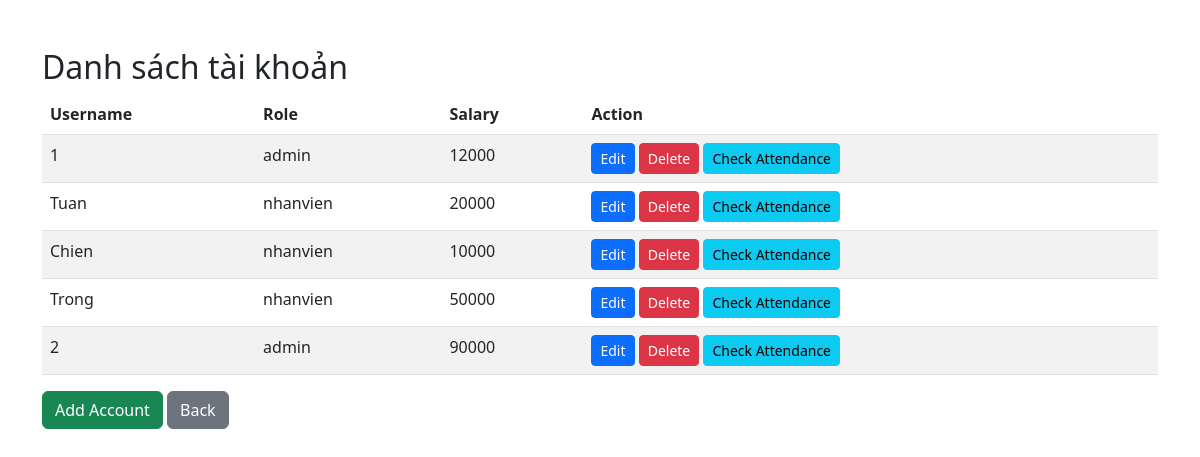
The app's page /view_accounts/ with its own data.
### WebChamCong/models.py (models this page shows)
class Account(models.Model):
    username = models.CharField(max_length=50,unique=True)
    password = models.CharField(max_length=50)
    role = models.CharField(max_length=20)
    salary = models.IntegerField(null=True)

### WebChamCong/views.py (the view)
# urls.py: path('view_accounts/', views.view_accounts, name='view_accounts'),
def view_accounts(request):
    accounts = Account.objects.all()
    return render(request, 'view_accounts.html', {'accounts': accounts})

### WebChamCong/templates/view_accounts.html (shortened to what this page needs)
<!DOCTYPE html>
<html>
<head>
    <link rel="stylesheet" href="https://cdn.jsdelivr.net/npm/bootstrap@5.2.3/dist/css/bootstrap.min.css">
</head>
<body>
    <div class="container my-5">
        <h2>Danh sách tài khoản</h2>
        <table class="table table-striped">
            <thead>
                <tr>
                    <th>Username</th>
                    <th>Role</th>
                    <th>Salary</th>
                    <th>Action</th>
                </tr>
            </thead>
            <tbody>
                {% for account in accounts %}
                <tr>
                    <td>{{ account.username }}</td>
                    <td>{{ account.role }}</td>
                    <td>{{ account.salary }}</td>
                    <td>
                        <a href="{% url 'WebChamCong:edit_accounts' account.id %}" class="btn btn-primary btn-sm">Edit</a>
                        <a href="{% url 'WebChamCong:delete_accounts' account.id %}" class="btn btn-danger btn-sm" onclick="return confirm('Are you sure you want to delete this account?')">Delete</a>
                        <a href="{% url 'WebChamCong:check_attendance' account.id %}" class="btn btn-info btn-sm">Check Attendance</a>
                    </td>
                </tr>
                {% endfor %}
            </tbody>
        </table>
        <a href="{% url 'WebChamCong:add_account' %}" class="btn btn-success">Add Account</a>
        <a href="{% url 'WebChamCong:main' %}" class="btn btn-secondary">Back</a>
    </div>
</body>
</html>

### records on screen
Account: username "1", role "admin", salary "12000"
Account: username "Tuan", role "nhanvien", salary "20000"
Account: username "Chien", role "nhanvien", salary "10000"
Account: username "Trong", role "nhanvien", salary "50000"
Account: username "2", role "admin", salary "90000"
